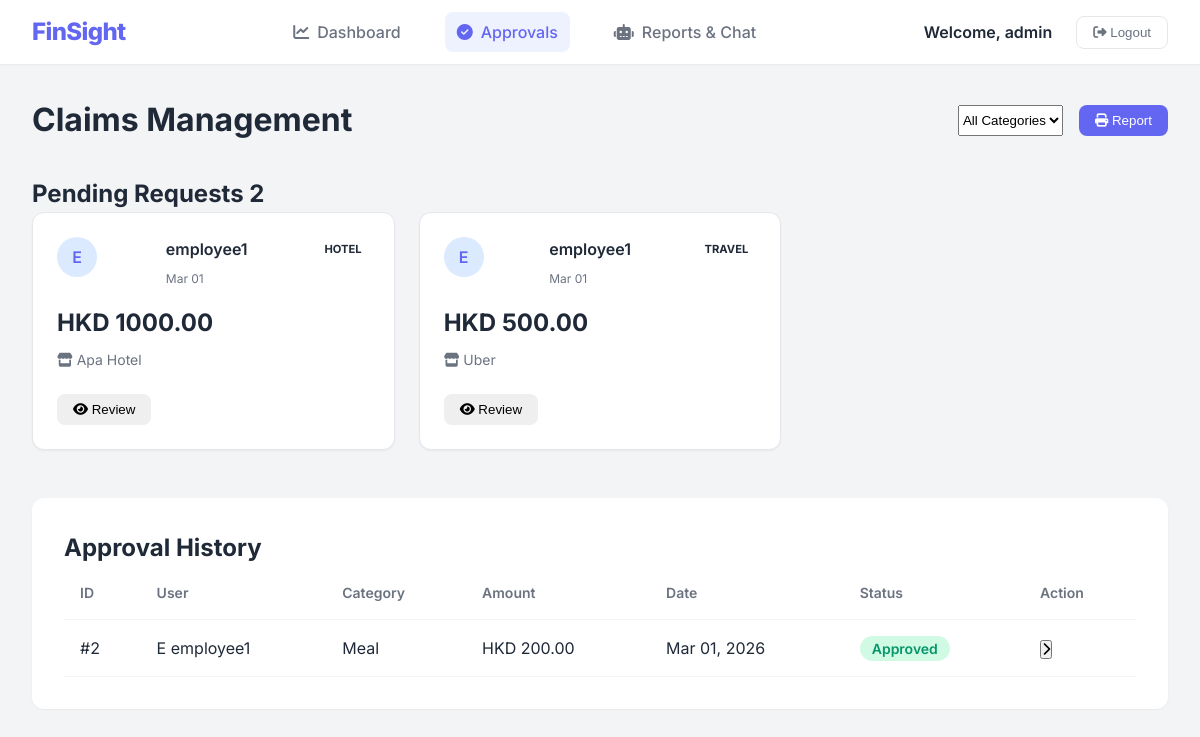
Screenshot of /portal/approval/ (signed in) with the database file from the repository.
### api/models.py (models this page shows, shortened)
class User(AbstractUser):
    ROLE_CHOICES = (
        ('employee', 'Employee'),
        ('admin', 'Admin'),
    )
    role = models.CharField(max_length=20, choices=ROLE_CHOICES, default='employee')

class Claim(models.Model):
    STATUS_CHOICES = (
        ('pending', 'Pending'),
        ('approved', 'Approved'),
        ('rejected', 'Rejected'),
        ('returned', 'Returned'),
    )
    user = models.ForeignKey(User, on_delete=models.CASCADE, related_name='claims')
    budget_pool = models.ForeignKey(BudgetPool, on_delete=models.SET_NULL, null=True, blank=True, related_name='active_claims')
    status = models.CharField(max_length=20, choices=STATUS_CHOICES, default='pending')
    amount_hkd = models.DecimalField(max_digits=12, decimal_places=2, null=True, blank=True)
    merchant = models.CharField(max_length=255, null=True, blank=True)
    date = models.DateField(null=True, blank=True)
    category = models.CharField(max_length=255, null=True, blank=True)
    note = models.TextField(null=True, blank=True)
    created_at = models.DateTimeField(auto_now_add=True)
    updated_at = models.DateTimeField(auto_now=True)

### portal/views.py (the view)
# urls.py: path('approval/', views.approval_view, name='approval'),
@login_required(login_url='login')
def approval_view(request):
    pending_claims = Claim.objects.filter(status='pending').order_by('-created_at')
    history_claims = Claim.objects.exclude(status='pending').order_by('-updated_at')[:10]
    context = {
        'pending_claims': pending_claims,
        'history_claims': history_claims,
        'pending_count': pending_claims.count()
    }
    return render(request, 'approval.html', context)

### portal/templates/approval.html (shortened to what this page needs)
{% extends 'base.html' %}
{% load static %}
{% block extra_css %}
    <link rel="stylesheet" href="{% static 'portal/css/approval.css' %}">
{% endblock %}
{% block content %}
<div class="approval-header">
    <h1 class="page-title">Claims Management</h1>
    <div class="header-actions">
        <select class="form-select filter-dropdown" onchange="filterClaims(this.value)">
            <option value="all">All Categories</option>
        </select>
        <button class="btn btn-primary" onclick="window.print()">
            <i class="fas fa-print"></i> Report
        </button>
    </div>
</div>
<section class="pending-section">
    <h2 class="section-heading">Pending Requests <span class="badge">{{ pending_count }}</span></h2>
    <div class="grid-container">
        {% for claim in pending_claims %}
        <div class="claim-card card" data-category="{{ claim.category }}">
            <div class="card-top">
                <div class="user-avatar">{{ claim.user.username|make_list|first|upper }}</div>
                <div class="claim-meta">
                    <h3>{{ claim.user.username }}</h3>
                    <span class="claim-date">{{ claim.created_at|date:"M d" }}</span>
                </div>
                <span class="category-tag {{ claim.category|lower }}">{{ claim.category }}</span>
            </div>
            <div class="card-mid">
                <p class="amount">HKD {{ claim.amount_hkd|floatformat:2 }}</p>
                <p class="merchant"><i class="fas fa-store"></i> {{ claim.merchant|default:"Unknown Merchant" }}</p>
            </div>
            <div class="card-actions">
                <button class="btn btn-outline" onclick="openClaimModal('{{ claim.id }}')">
                    <i class="fas fa-eye"></i> Review
                </button>
            </div>
        </div>
        {% empty %}
        <div class="empty-state">
            <i class="fas fa-check-circle"></i>
            <p>All caught up! No pending claims.</p>
        </div>
        {% endfor %}
    </div>
</section>
<section class="history-section card">
    <h2 class="section-heading">Approval History</h2>
    <div class="table-responsive">
        <table class="history-table">
            <thead>
                <tr>
                    <th>ID</th>
                    <th>User</th>
                    <th>Category</th>
                    <th>Amount</th>
                    <th>Date</th>
                    <th>Status</th>
                    <th>Action</th>
                </tr>
            </thead>
            <tbody>
                {% for claim in history_claims %}
                <tr>
                    <td>#{{ claim.id }}</td>
                    <td>
                        <div class="user-cell">
                            <span class="avatar-sm">{{ claim.user.username|make_list|first|upper }}</span>
                            {{ claim.user.username }}
                        </div>
                    </td>
                    <td>{{ claim.category }}</td>
                    <td>HKD {{ claim.amount_hkd }}</td>
                    <td>{{ claim.created_at|date:"M d, Y" }}</td>
                    <td>
                        <span class="status-badge status-{{ claim.status }}">
                            {{ claim.get_status_display }}
                        </span>
                    </td>
                    <td>
                        <button class="btn-icon"><i class="fas fa-chevron-right"></i></button>
                    </td>
                </tr>
                {% empty %}
                <tr><td colspan="7" class="text-center">No history found.</td></tr>
                {% endfor %}
            </tbody>
        </table>
    </div>
</section>
{% endblock %}

### portal/templates/base.html (shortened to what this page needs)
<!DOCTYPE html>
<html lang="en">
<head>
    <link rel="stylesheet" href="https://cdnjs.cloudflare.com/ajax/libs/font-awesome/6.4.0/css/all.min.css">
    {% load static %}
    <link rel="stylesheet" href="{% static 'portal/css/base.css' %}">
    {% block extra_css %}{% endblock %}
</head>
<body>
    <header class="header">
        <div class="logo">FinSight</div>
        <nav class="nav-links">
            <a href="{% url 'dashboard' %}" class="{% if request.resolver_match.url_name == 'dashboard' %}active{% endif %}">
                <i class="fas fa-chart-line"></i> Dashboard
            </a>
            <a href="{% url 'approval' %}" class="{% if request.resolver_match.url_name == 'approval' %}active{% endif %}">
                <i class="fas fa-check-circle"></i> Approvals
            </a>
            <a href="{% url 'chatbot' %}" class="{% if request.resolver_match.url_name == 'chatbot' %}active{% endif %}">
                <i class="fas fa-robot"></i> Reports & Chat
            </a>
        </nav>
        <div class="user-controls">
            <span class="user-name">Welcome, {{ user.username }}</span>
            <button class="logout-btn" onclick="location.href='{% url 'login' %}'">
                <i class="fas fa-sign-out-alt"></i> Logout
            </button>
        </div>
    </header>
    <div class="main-container">
        {% block content %}{% endblock %}
    </div>
</body>
</html>

### portal/static/portal/css/base.css (style rules this page uses)
:root { --primary-color: #6366f1; --primary-dark: #4f46e5; --secondary-color: #ec4899; --background-color: #f3f4f6; --card-bg: #ffffff; --text-primary: #1f2937; --text-secondary: #6b7280; --success-color: #10b981; --danger-color: #ef4444; --warning-color: #f59e0b; --shadow-sm: 0 1px 2px 0 rgba(0, 0, 0, 0.05); --shadow-md: 0 4px 6px -1px rgba(0, 0, 0, 0.1), 0 2px 4px -1px rgba(0, 0, 0, 0.06); --radius-md: 0.5rem; --radius-lg: 0.75rem; }
* { box-sizing: border-box; margin: 0; padding: 0; }
body { font-family: 'Inter', sans-serif; background-color: var(--background-color); color: var(--text-primary); line-height: 1.5; }
a { text-decoration: none; color: inherit; }
.header { background-color: var(--card-bg); padding: 0.75rem 2rem; display: flex; justify-content: space-between; align-items: center; box-shadow: var(--shadow-sm); position: sticky; top: 0; z-index: 50; }
.logo { font-size: 1.5rem; font-weight: 800; color: var(--primary-color); letter-spacing: -0.025em; }
.nav-links { display: flex; gap: 2rem; }
.nav-links a { color: var(--text-secondary); font-weight: 500; display: flex; align-items: center; gap: 0.5rem; padding: 0.5rem 0.75rem; border-radius: var(--radius-md); transition: all 0.2s; }
.nav-links a:hover, .nav-links a.active { color: var(--primary-color); background-color: #eef2ff; }
.user-controls { display: flex; align-items: center; gap: 1.5rem; }
.user-name { font-weight: 600; color: var(--text-primary); }
.logout-btn { background: none; border: 1px solid #e5e7eb; padding: 0.5rem 1rem; border-radius: var(--radius-md); cursor: pointer; font-weight: 500; color: var(--text-secondary); transition: all 0.2s; }
.main-container { max-width: 1400px; margin: 2rem auto; padding: 0 2rem; }
.card { background-color: var(--card-bg); border-radius: var(--radius-lg); box-shadow: var(--shadow-sm); padding: 1.5rem; }
.btn { padding: 0.5rem 1rem; border-radius: var(--radius-md); font-weight: 500; cursor: pointer; border: none; transition: background-color 0.2s; }
.btn-primary { background-color: var(--primary-color); color: white; }
.status-badge { padding: 0.25rem 0.75rem; border-radius: 9999px; font-size: 0.875rem; font-weight: 600; }
.status-approved { background-color: #d1fae5; color: #059669; }

### portal/static/portal/css/approval.css (style rules this page uses)
.approval-header { display: flex; justify-content: space-between; align-items: center; margin-bottom: 2rem; }
.header-actions { display: flex; gap: 1rem; }
.pending-section { margin-bottom: 3rem; }
.grid-container { display: grid; grid-template-columns: repeat(auto-fill, minmax(280px, 1fr)); gap: 1.5rem; }
.claim-card { padding: 1.5rem; display: flex; flex-direction: column; justify-content: space-between; min-height: 200px; border: 1px solid #e5e7eb; }
.card-top { display: flex; align-items: flex-start; justify-content: space-between; margin-bottom: 1rem; }
.user-avatar { width: 2.5rem; height: 2.5rem; border-radius: 50%; background-color: #dbeafe; color: var(--primary-color); display: flex; align-items: center; justify-content: center; font-weight: 600; }
.claim-meta h3 { font-size: 1rem; font-weight: 600; margin-bottom: 0.25rem; }
.claim-date { font-size: 0.75rem; color: var(--text-secondary); }
.category-tag { font-size: 0.7rem; padding: 0.25rem 0.5rem; border-radius: 4px; text-transform: uppercase; font-weight: 700; }
.card-mid { margin-bottom: 1.5rem; }
.amount { font-size: 1.5rem; font-weight: 700; color: var(--text-primary); }
.merchant { color: var(--text-secondary); font-size: 0.875rem; margin-top: 0.5rem; }
.history-section { padding: 2rem; }
.history-table { width: 100%; border-collapse: collapse; }
.history-table th, .history-table td { text-align: left; padding: 1rem; border-bottom: 1px solid #f3f4f6; }
.history-table th { font-weight: 600; color: var(--text-secondary); font-size: 0.875rem; }

### rows the page displays
User: username "admin"
Claim: user.username|make_list "E", user.username "employee1", created_at "Mar 01", category "HOTEL", amount_hkd "1000.00", merchant "Apa Hotel"
Claim: user.username|make_list "E", user.username "employee1", created_at "Mar 01", category "TRAVEL", amount_hkd "500.00", merchant "Uber"
Claim: id "2", user.username|make_list "E", user.username "employee1", category "Meal", amount_hkd "200.00", created_at "Mar 01, 2026", status "Approved"

### other values shown
{{ pending_count }} "2"
